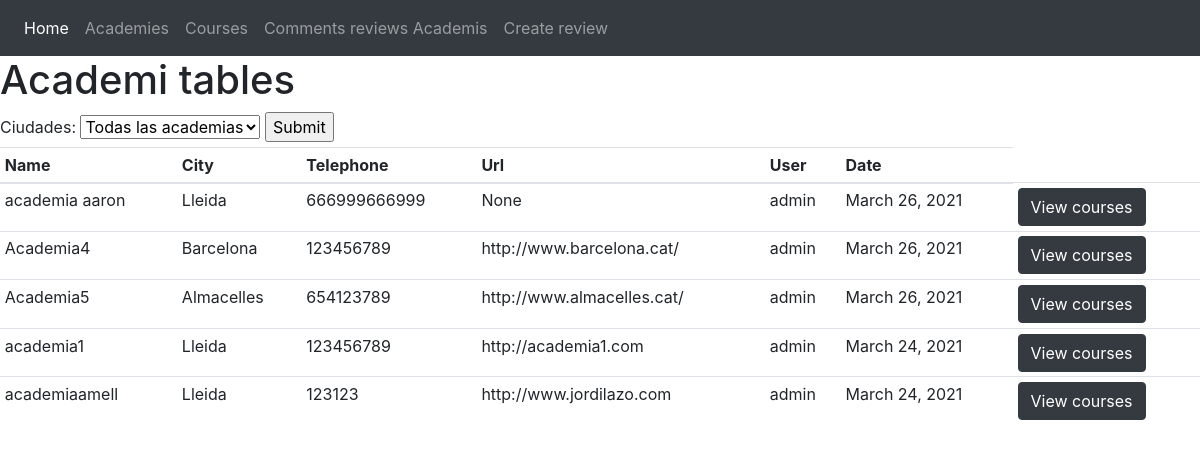
Screenshot of /details/ with the database file from the repository.
### academyApp/models.py (models this page shows, shortened)
class Academia(models.Model):
    name = models.CharField(max_length=120)
    city = models.CharField(max_length=120, blank=True, null=True)
    telephone = models.CharField(max_length=120, blank=True, null=True)
    url = models.URLField(blank=True, null=True)
    user = models.ForeignKey(User, default=1, on_delete=models.CASCADE)
    date = models.DateField(default=date.today)

### academyApp/templates/academies_details.html (shortened to what this page needs)
{% extends "base.html" %}
{% block content %}
<h1>Academi tables</h1>
 <form action="/details/academis" method="get">
        <label for="team_name"> Ciudades: </label>
        <select id="drop1" name="drop1">
            <option value="">Todas las academias</option>
         </select>
        <input type="submit" value="Submit"/>
 </form>
<table class="table table-sm">
    <thead>
        <tr id="head">
            <th>Name</th>
            <th>City</th>
            <th>Telephone</th>
            <th>Url</th>
            <th>User</th>
            <th>Date</th>
        </tr>
    </thead>
    <tbody>
        {% for academia in latest_academies_list%}
        <tr id="{{ academia.city }}">
            <td>{{ academia.name }}</td>
            <td>{{ academia.city }}</td>
            <td>{{ academia.telephone }}</td>
            <td>{{ academia.url }}</td>
            <td>{{ academia.user }}</td>
            <td>{{ academia.date }}</td>
            <td> <button class="btn btn-dark"><a class="white" href="/courses?drop1={{ academia.name }}">View courses</a></button> </td>
        {% endfor %}
        </tr>
 </tbody>
 </table>
{% endblock %}

### academyApp/templates/base.html (style rules this page uses)
.white { color: white !important; }

### rows the page displays
Academia: name "academia aaron", city "Lleida", telephone "666999666999", url "None", user "admin", date "March 26, 2021"
Academia: name "Academia4", city "Barcelona", telephone "123456789", url "http://www.barcelona.cat/", user "admin", date "March 26, 2021"
Academia: name "Academia5", city "Almacelles", telephone "654123789", url "http://www.almacelles.cat/", user "admin", date "March 26, 2021"
Academia: name "academia1", city "Lleida", telephone "123456789", url "http://academia1.com", user "admin", date "March 24, 2021"
Academia: name "academiaamell", city "Lleida", telephone "123123", url "http://www.jordilazo.com", user "admin", date "March 24, 2021"
